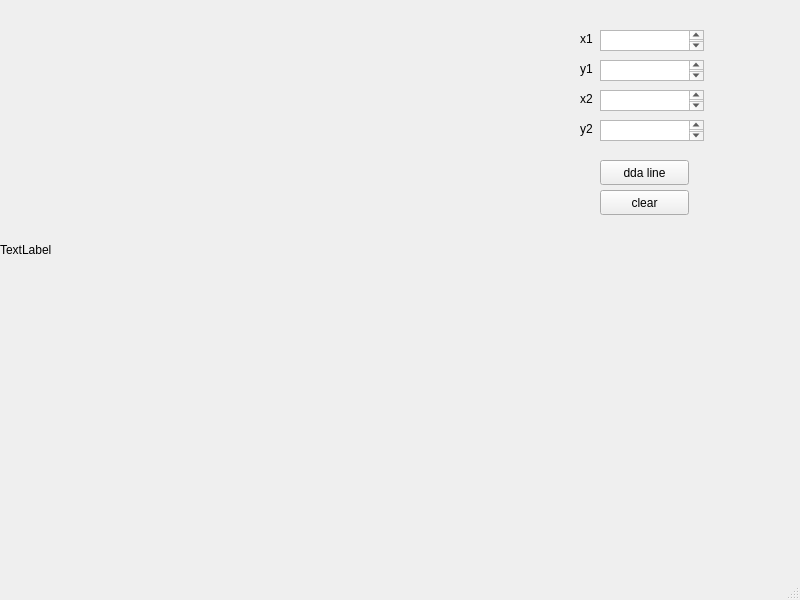
<?xml version="1.0" encoding="UTF-8"?>
<ui version="4.0">
 <class>MainWindow</class>
 <widget class="QMainWindow" name="MainWindow">
  <property name="geometry">
   <rect>
    <x>0</x>
    <y>0</y>
    <width>800</width>
    <height>600</height>
   </rect>
  </property>
  <property name="windowTitle">
   <string>MainWindow</string>
  </property>
  <widget class="QWidget" name="centralwidget">
   <widget class="QLabel" name="label">
    <property name="geometry">
     <rect>
      <x>0</x>
      <y>0</y>
      <width>500</width>
      <height>500</height>
     </rect>
    </property>
    <property name="text">
     <string>TextLabel</string>
    </property>
   </widget>
   <widget class="QLabel" name="label_2">
    <property name="geometry">
     <rect>
      <x>580</x>
      <y>30</y>
      <width>67</width>
      <height>17</height>
     </rect>
    </property>
    <property name="text">
     <string>x1</string>
    </property>
   </widget>
   <widget class="QLabel" name="label_3">
    <property name="geometry">
     <rect>
      <x>580</x>
      <y>60</y>
      <width>67</width>
      <height>17</height>
     </rect>
    </property>
    <property name="text">
     <string>y1</string>
    </property>
   </widget>
   <widget class="QLabel" name="label_4">
    <property name="geometry">
     <rect>
      <x>580</x>
      <y>90</y>
      <width>67</width>
      <height>17</height>
     </rect>
    </property>
    <property name="text">
     <string>x2</string>
    </property>
   </widget>
   <widget class="QLabel" name="label_5">
    <property name="geometry">
     <rect>
      <x>580</x>
      <y>120</y>
      <width>67</width>
      <height>17</height>
     </rect>
    </property>
    <property name="text">
     <string>y2</string>
    </property>
   </widget>
   <widget class="QTextEdit" name="textEdit">
    <property name="geometry">
     <rect>
      <x>600</x>
      <y>30</y>
      <width>104</width>
      <height>21</height>
     </rect>
    </property>
   </widget>
   <widget class="QTextEdit" name="textEdit_2">
    <property name="geometry">
     <rect>
      <x>600</x>
      <y>60</y>
      <width>104</width>
      <height>21</height>
     </rect>
    </property>
   </widget>
   <widget class="QTextEdit" name="textEdit_3">
    <property name="geometry">
     <rect>
      <x>600</x>
      <y>90</y>
      <width>104</width>
      <height>21</height>
     </rect>
    </property>
   </widget>
   <widget class="QTextEdit" name="textEdit_4">
    <property name="geometry">
     <rect>
      <x>600</x>
      <y>120</y>
      <width>104</width>
      <height>21</height>
     </rect>
    </property>
   </widget>
   <widget class="QPushButton" name="pushButton">
    <property name="geometry">
     <rect>
      <x>600</x>
      <y>160</y>
      <width>89</width>
      <height>25</height>
     </rect>
    </property>
    <property name="text">
     <string>dda line</string>
    </property>
   </widget>
   <widget class="QPushButton" name="pushButton_2">
    <property name="geometry">
     <rect>
      <x>600</x>
      <y>190</y>
      <width>89</width>
      <height>25</height>
     </rect>
    </property>
    <property name="text">
     <string>clear</string>
    </property>
   </widget>
  </widget>
  <widget class="QMenuBar" name="menubar">
   <property name="geometry">
    <rect>
     <x>0</x>
     <y>0</y>
     <width>800</width>
     <height>22</height>
    </rect>
   </property>
  </widget>
  <widget class="QStatusBar" name="statusbar"/>
 </widget>
 <resources/>
 <connections/>
</ui>
